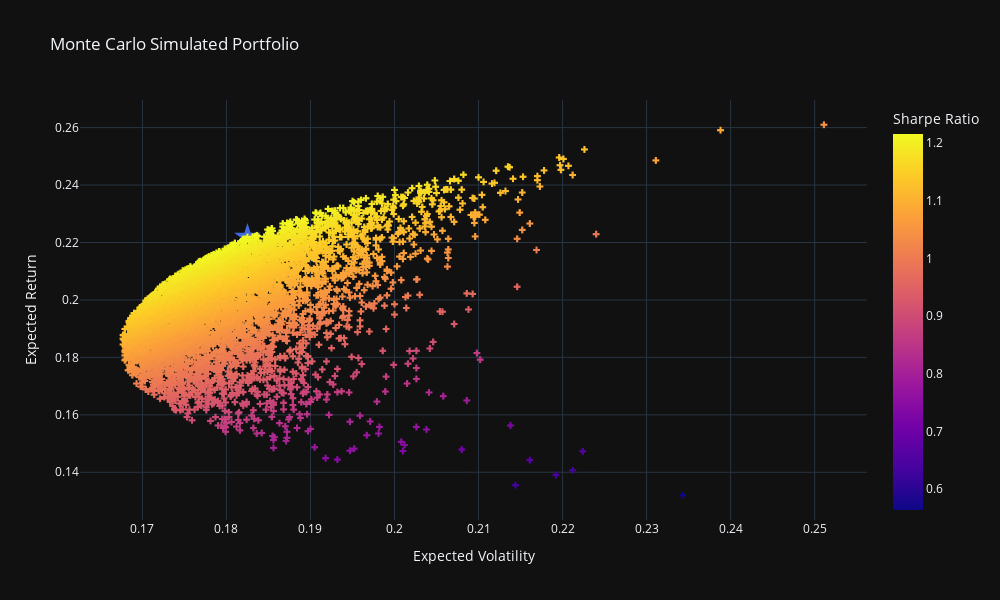

The notebook cell this image was saved under:
### Markdown cell above
### Visulaize Simulated Portfolio

### Code cell
# Plot simulated portfolio
fig = px.scatter(
    temp,
    x="port_vols",
    y="port_rets",
    color="sharpe_ratio",
    labels={
        "port_vols": "Expected Volatility",
        "port_rets": "Expected Return",
        "sharpe_ratio": "Sharpe Ratio",
    },
    title="Monte Carlo Simulated Portfolio",
).update_traces(mode="markers", marker=dict(symbol="cross"))

# Plot max sharpe
fig.add_scatter(
    mode="markers",
    x=[temp.iloc[temp.sharpe_ratio.idxmax()]["port_vols"]],
    y=[temp.iloc[temp.sharpe_ratio.idxmax()]["port_rets"]],
    marker=dict(color="RoyalBlue", size=20, symbol="star"),
    name="Max Sharpe",
).update(layout_showlegend=False)

# Show spikes
fig.update_xaxes(showspikes=True)
fig.update_yaxes(showspikes=True)
fig.show()

### Figure 1 — Plotly figure (JSON) as saved in the notebook; plotly's stock layout.template omitted (floating-point values rounded to 4 significant figures; data arrays with more than 128 entries replaced by an {"elided": "..."} marker saying what was removed)
{"data": [{"hovertemplate": "Expected Volatility=%{x}<br>Expected Return=%{y}<br>Sharpe Ratio=%{marker.color}<extra></extra>", "legendgroup": "", "marker": {"color": {"elided": "5000 float values"}, "coloraxis": "coloraxis", "symbol": "cross"}, "mode": "markers", "name": "", "showlegend": false, "type": "scattergl", "x": {"elided": "5000 float values"}, "xaxis": "x", "y": {"elided": "5000 float values"}, "yaxis": "y"}, {"marker": {"color": "RoyalBlue", "size": 20, "symbol": "star"}, "mode": "markers", "name": "Max Sharpe", "type": "scatter", "x": [0.1825], "y": [0.2219]}], "layout": {"coloraxis": {"colorbar": {"title": {"text": "Sharpe Ratio"}}, "colorscale": [[0, "#0d0887"], [0.1111, "#46039f"], [0.2222, "#7201a8"], [0.3333, "#9c179e"], [0.4444, "#bd3786"], [0.5556, "#d8576b"], [0.6667, "#ed7953"], [0.7778, "#fb9f3a"], [0.8889, "#fdca26"], [1, "#f0f921"]]}, "height": 600, "legend": {"tracegroupgap": 0}, "showlegend": false, "title": {"text": "Monte Carlo Simulated Portfolio"}, "width": 1000, "xaxis": {"anchor": "y", "autorange": true, "domain": [0, 1], "range": [0.1626, 0.2562], "showspikes": true, "title": {"text": "Expected Volatility"}, "type": "linear"}, "yaxis": {"anchor": "x", "autorange": true, "domain": [0, 1], "range": [0.1234, 0.2696], "showspikes": true, "title": {"text": "Expected Return"}, "type": "linear"}}}
